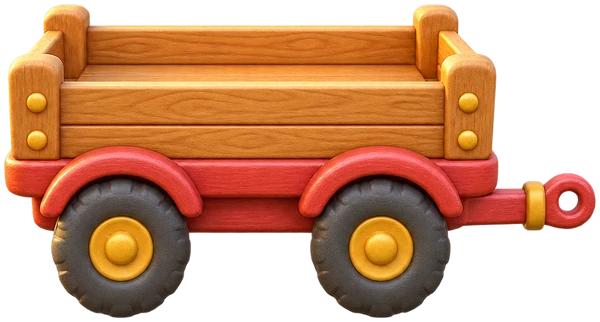
#> input picture assets/bauernhof/anhaenger.webp, 600 x 322 px
$ python -i bild.py   (imports and definitions only)
#> lines starting #> are read from the running program, lines starting #| are printed output that depends on the picture
#> further down, picture is the input picture: PIL image 600x322 RGBA; mean R, G, B, A 122.2, 70.5, 38, 160.5
"""Bild-Werkzeuge für Sigo 2 (nur Pillow + Standardbibliothek).

Aufruf:  python tools/bild.py <unterbefehl> ...   (Hilfe: python tools/bild.py <unterbefehl> -h)

Unterbefehle: holen, sprite, hintergrund, nahtlos, raster, bogen, pack, verkleinern, anker.
Ergebnisse werden als eine JSON-Zeile auf stdout ausgegeben, Warnungen gehen nach stderr.
"""

import argparse
import json
import os
import sys
import tempfile
import time
import urllib.parse
import urllib.request
from pathlib import Path

from PIL import Image, ImageDraw, ImageFont

ALPHA_SCHWELLE = 8          # Alpha darunter gilt als unsichtbar
BILD_ENDUNGEN = ('.webp', '.png')
TON_ENDUNGEN = ('.mp3', '.ogg', '.m4a')


# ---------------------------------------------------------------------------
# Kleine Helfer
# ---------------------------------------------------------------------------

def ausgabe(daten):
    """Ergebnis als eine JSON-Zeile ausgeben (Umlaute bleiben lesbar)."""
    print(json.dumps(daten, ensure_ascii=False))


def warnung(text):
    print(f'WARNUNG: {text}', file=sys.stderr)


def abbruch(text):
    print(f'FEHLER: {text}', file=sys.stderr)
    sys.exit(1)


def pfad_text(pfad):
    return str(pfad).replace('\\', '/')


# [9 lines left out: function oeffne_bild, not called in this run]


def hat_alpha(im):
    return im.mode in ('RGBA', 'LA', 'PA') or (im.mode == 'P' and 'transparency' in im.info)


def ordner_fuer(ziel):
    Path(ziel).parent.mkdir(parents=True, exist_ok=True)


# [10 lines left out: function schrift, not called in this run]


def kariert(breite, hoehe, feld=16):
    """Hellgrau-weißes Schachbrett als Grund für durchsichtige Bilder."""
#> called with breite = 600, hoehe = 322, feld = 16
    grund = Image.new('RGB', (breite, hoehe), (255, 255, 255))
#> grund: PIL image 600x322 RGB; every value is 255
    zeichner = ImageDraw.Draw(grund)
    for y in range(0, hoehe, feld):
        for x in range((y // feld) % 2 * feld, breite, feld * 2):
            zeichner.rectangle([x, y, x + feld - 1, y + feld - 1], fill=(214, 214, 214))
    return grund


def auf_kariert(im):
    """Bild (mit oder ohne Alpha) auf kariertem Grund als RGB."""
    rgba = im.convert('RGBA')
    grund = kariert(*rgba.size).convert('RGBA')
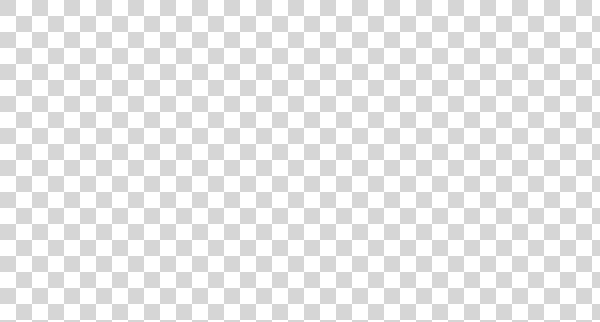
#> grund: PIL image 600x322 RGBA; mean R, G, B, A 234.5, 234.5, 234.5, 255
    grund.alpha_composite(rgba)
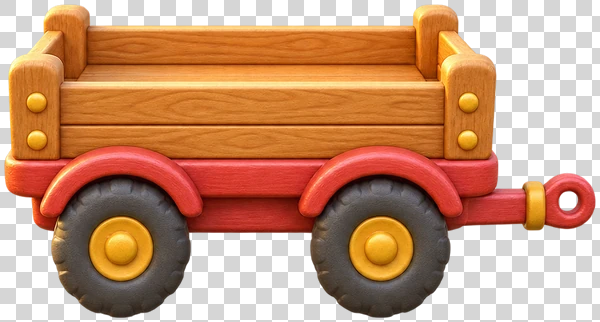
#> grund: PIL image 600x322 RGBA; mean R, G, B, A 199.8, 150, 119.1, 255
    return grund.convert('RGB')


def webp_speichern(im, ziel, qualitaet):
    ordner_fuer(ziel)
    im.save(ziel, 'WEBP', quality=qualitaet, method=6, alpha_quality=100)


# ---------------------------------------------------------------------------
# holen
# ---------------------------------------------------------------------------

# [134 lines left out: functions befehl_holen, befehl_sprite, anker_berechnen, befehl_hintergrund, befehl_nahtlos, not called in this run]


# ---------------------------------------------------------------------------
# raster
# ---------------------------------------------------------------------------

def text_mit_rand(zeichner, xy, text, font, farbe=(20, 20, 20), rand=(255, 255, 255), anker='la'):
    zeichner.text(xy, text, font=font, fill=farbe, stroke_width=3, stroke_fill=rand, anchor=anker)


# [264 lines left out: functions befehl_raster, bilddateien_sammeln, befehl_bogen, punkte_lesen, json_schreiben_atomar, pack_text and 2 more, not called in this run]


class Dateisperre:
    """Einfache Sperre über eine Sperrdatei (funktioniert unter Windows und Linux)."""

    def __init__(self, pfad, zeitlimit=20.0):
        self.pfad = str(pfad)
        self.zeitlimit = zeitlimit

    # [170 lines left out: functions __enter__, __exit__, befehl_anker, punkte_eintragen, main, not called in this run]


# [7 lines not run here, left out]

>>> from PIL import Image
>>> picture = Image.open('../assets/bauernhof/anhaenger.webp')
>>> result = auf_kariert(picture)

$ run again, on assets/bauernhof/glocke.webp
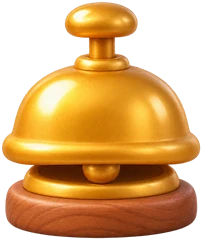
#> input picture assets/bauernhof/glocke.webp, 202 x 240 px
#> picture is the input picture: PIL image 202x240 RGBA; mean R, G, B, A 146, 97.8, 39, 163.7
#> in auf_kariert, `grund = kariert(*rgba.size).convert('RGBA')`:
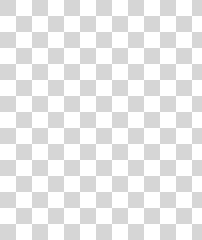
#> grund: PIL image 202x240 RGBA; mean R, G, B, A 234.4, 234.4, 234.4, 255
#> in auf_kariert, `grund.alpha_composite(rgba)`:
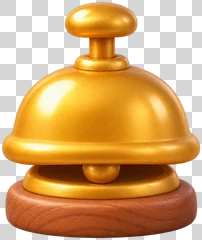
#> grund: PIL image 202x240 RGBA; mean R, G, B, A 213.5, 167.8, 111.8, 255

$ run again, on assets/bauernhof/hg_huehner.webp
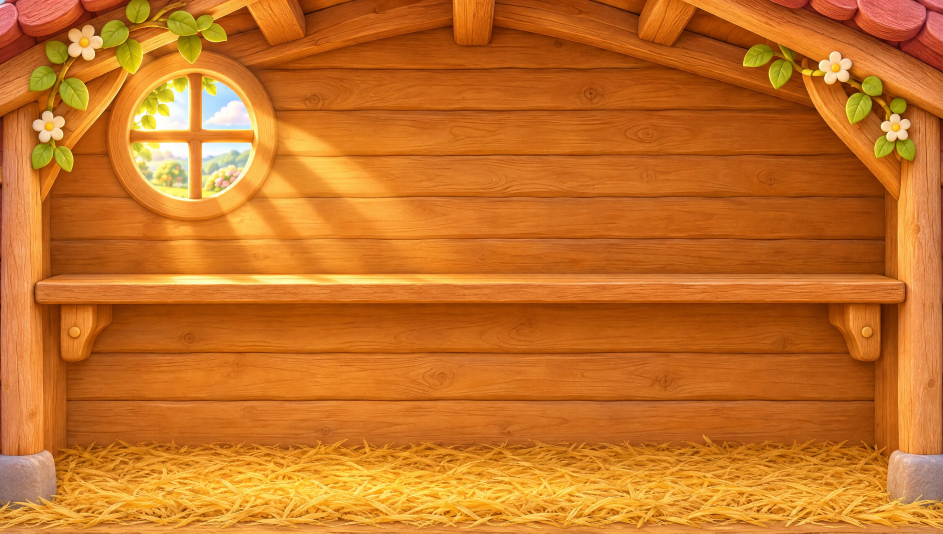
#> input picture assets/bauernhof/hg_huehner.webp, 2829 x 1600 px (shown at 1/3 size)
#> picture is the input picture: PIL image 2829x1600 RGB; mean R, G, B 199.6, 114.1, 36.6
#> in auf_kariert, `grund = kariert(*rgba.size).convert('RGBA')`:
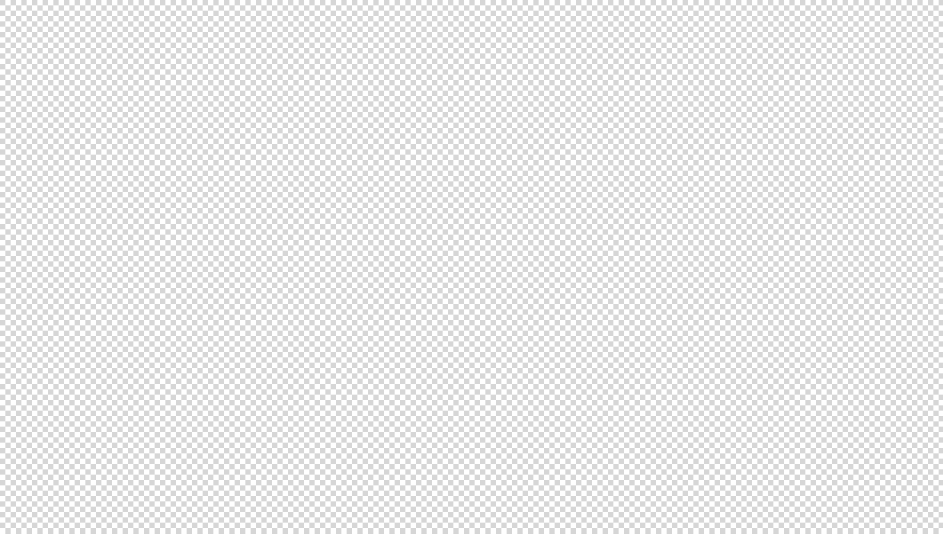
#> grund: PIL image 2829x1600 RGBA (shown at 1/3 size); mean R, G, B, A 234.5, 234.5, 234.5, 255
